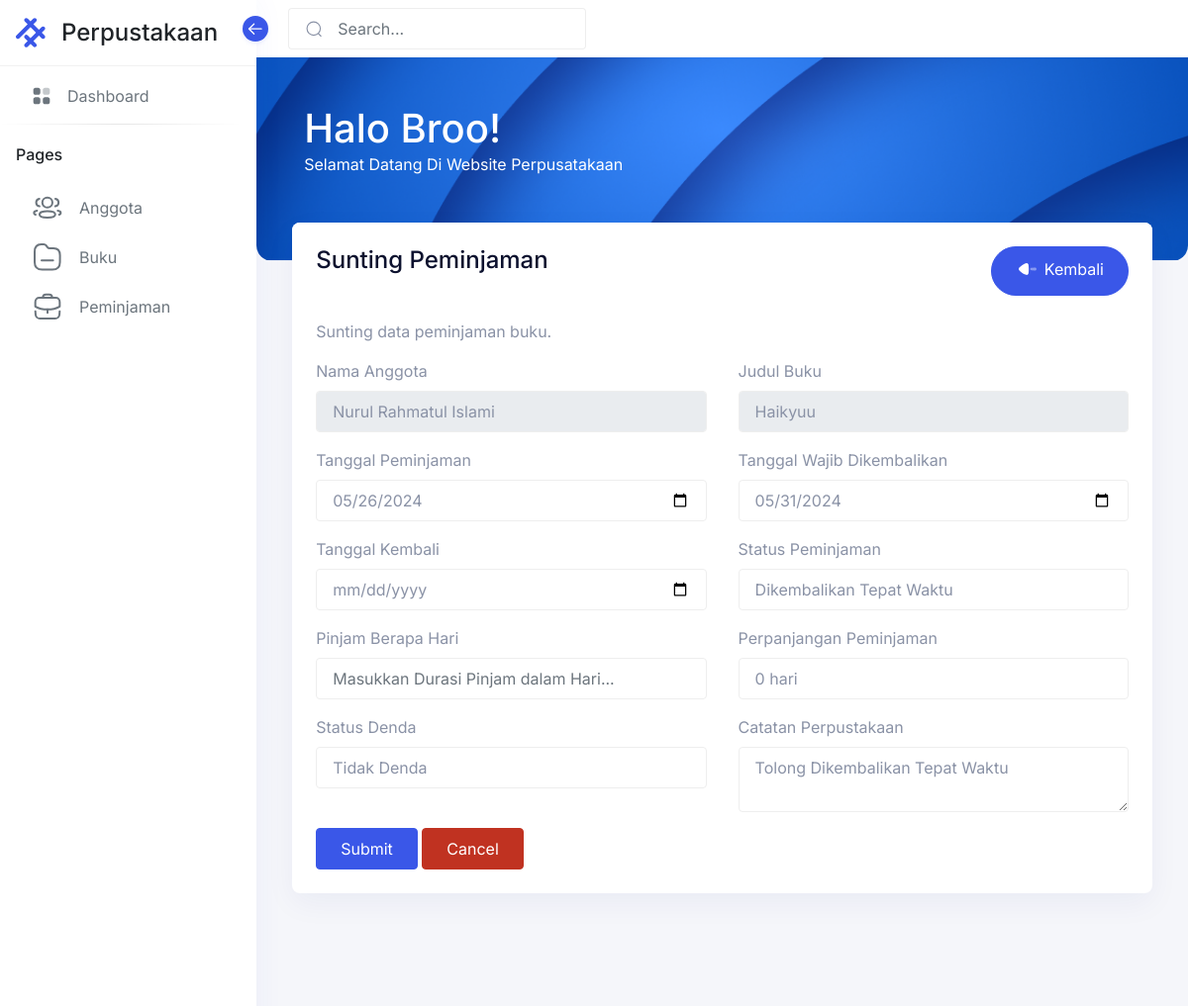
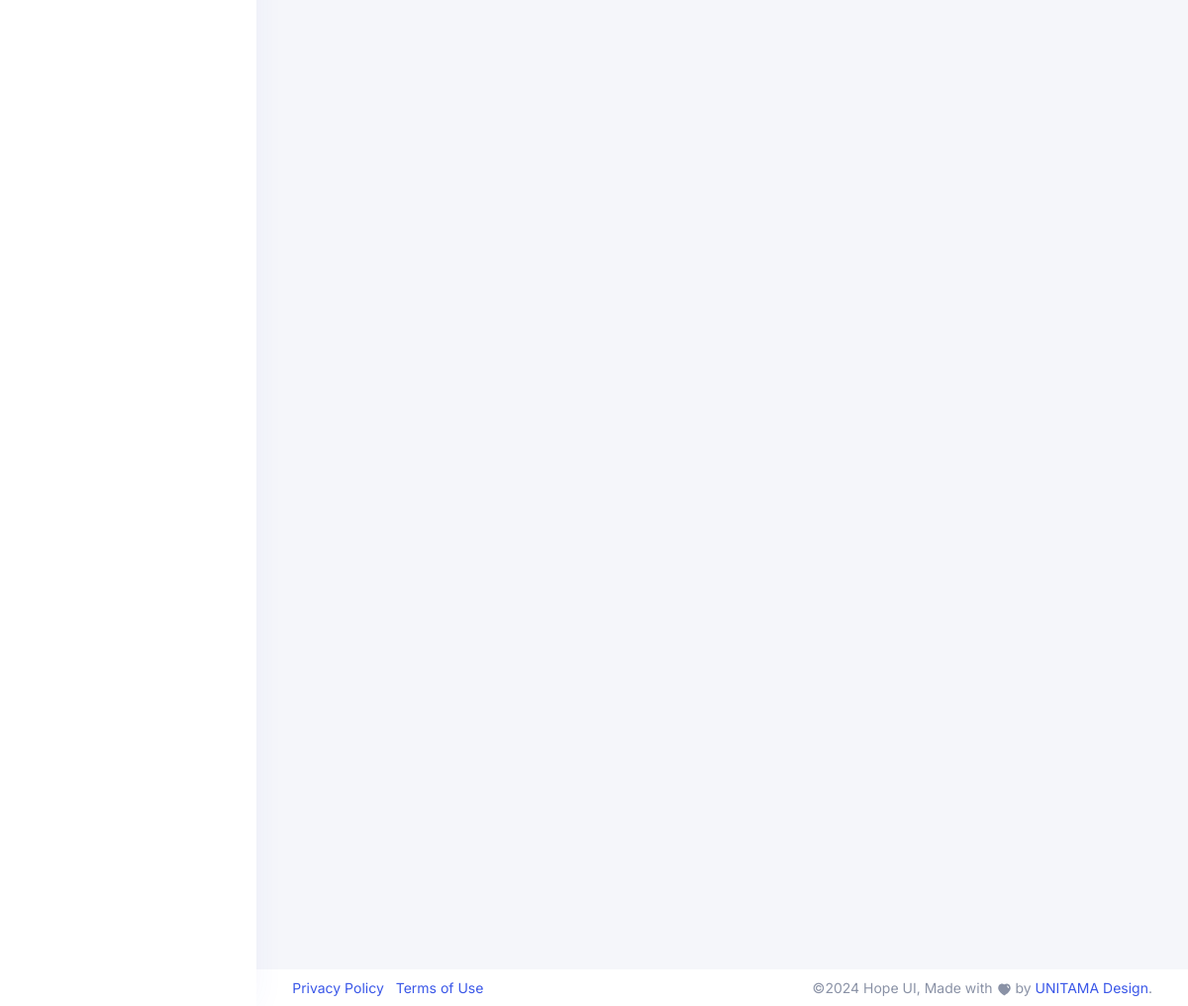
/peminjaman/edit.php?id=4, run on the app's committed database (2 pictures, top to bottom).
### tables this page shows
CREATE TABLE IF NOT EXISTS `peminjaman` (
  `id_peminjaman` int NOT NULL AUTO_INCREMENT,
  `id_anggota` int DEFAULT NULL,
  `id_buku` int DEFAULT NULL,
  `tanggal_peminjaman` date DEFAULT NULL,
  `tanggal_wajib_dikembalikan` date DEFAULT NULL,
  `tanggal_kembali` date DEFAULT NULL,
  `status_peminjaman` enum('Dipinjam','Dikembalikan Tepat Waktu','Terlambat Dikembalikan') DEFAULT NULL,
  `pinjam_berapa_hari` varchar(50) DEFAULT NULL,
  `perpanjangan_peminjaman` varchar(50) DEFAULT NULL,
  `status_denda` enum('Tidak Denda','Kena Denda') DEFAULT NULL,
  `catatan_perpustakaan` text,
  PRIMARY KEY (`id_peminjaman`)
);

CREATE TABLE IF NOT EXISTS `anggota` (
  `id_anggota` int NOT NULL AUTO_INCREMENT,
  `nama` varchar(50) DEFAULT NULL,
  `alamat` text,
  `no_telp` varchar(50) DEFAULT NULL,
  `email` varchar(50) DEFAULT NULL,
  `jenis_kelamin` enum('0','1') DEFAULT NULL,
  PRIMARY KEY (`id_anggota`) USING BTREE
);

CREATE TABLE IF NOT EXISTS `buku` (
  `id_buku` int NOT NULL AUTO_INCREMENT,
  `judul` varchar(255) DEFAULT NULL,
  `penulis` varchar(255) DEFAULT NULL,
  `tahun_terbit` int DEFAULT NULL,
  `genre` varchar(255) DEFAULT NULL,
  `gambar` varchar(255) DEFAULT NULL,
  `isbn` varchar(15) DEFAULT NULL,
  `stok` int DEFAULT NULL,
  PRIMARY KEY (`id_buku`)
);

### peminjaman/edit.php (the view, shortened to what this page needs)
<?php
include "../config/koneksi.php";
$id_peminjaman = isset($_GET['id']) ? $_GET['id'] : 0;
$sql = "SELECT peminjaman.*, buku.judul, anggota.nama FROM peminjaman
        INNER JOIN buku ON buku.id_buku = peminjaman.id_buku
        INNER JOIN anggota ON anggota.id_anggota = peminjaman.id_anggota
        WHERE peminjaman.id_peminjaman = $id_peminjaman";
$query = mysqli_query($koneksi, $sql);
$data = mysqli_fetch_assoc($query);
if ($data) {
    $selected_book_title = $data['judul'];
    $selected_anggota_name = $data['nama'];
    $pinjam_berapa_hari = $data['pinjam_berapa_hari'];
    $tanggal_peminjaman = $data['tanggal_peminjaman'];
    $tanggal_wajib_dikembalikan = $data['tanggal_wajib_dikembalikan'];
    $tanggal_kembali = $data['tanggal_kembali'];
    $status_peminjaman = $data['status_peminjaman'];
    $pinjam_berapa_hari = $data['pinjam_berapa_hari'];
    $perpanjangan_peminjaman = $data['perpanjangan_peminjaman'];
    $status_denda = $data['status_denda'];
    $catatan_perpustakaan = $data['catatan_perpustakaan'];
} else {
    $id_buku = '';
    $selected_book_title = '';
    $id_anggota = '';
    $selected_anggota_name = '';
    $pinjam_berapa_hari = '';
}
?>
<!DOCTYPE html>
<html lang="en">
<?php include "../contents/header.php"; ?>
<body>
    <?php include "../contents/sidebar.php"; ?>
    <main class="main-content">
        <div class="position-relative iq-banner">
            <?php include "../contents/navbar.php" ?>
            <?php include "../contents/navbar-header.php" ?>
        </div>
        <div class="conatiner-fluid content-inner mt-n5 py-0">
            <div class="row">
                <div class="col-sm-12">
                    <div class="card">
                        <div class="card-header d-flex justify-content-between">
                            <div class="header-title">
                                <h4 class="card-title">Sunting Peminjaman</h4>
                            </div>
                            <a class="btn btn-primary rounded-pill" href="../peminjaman">
                                <span class="btn-inner">
                                </span>
                                Kembali
                            </a>
                        </div>
                        <div class="card-body">
                            <p>Sunting data peminjaman buku.</p>
                            <form action="../peminjaman/proses_edit.php" method="POST">
                                <div class="row">
                                    <div class="col-md-6">
                                        <div class="form-group">
                                            <label class="form-label" for="nama_anggota_display">Nama Anggota</label>
                                            <input type="text" class="form-control" id="nama_anggota_display" name="nama_anggota_display" value="<?php echo $selected_anggota_name; ?>" disabled>
                                        </div>
                                    </div>
                                    <div class="col-md-6">
                                        <div class="form-group">
                                            <label class="form-label" for="judul_buku">Judul Buku</label>
                                            <input type="text" class="form-control" id="judul_buku_display" name="judul_buku_display" value="<?php echo $selected_book_title; ?>" disabled>
                                        </div>
                                    </div>
                                </div>
                                <div class="row">
                                    <div class="col-md-6">
                                        <div class="form-group">
                                            <label class="form-label" for="tanggal_peminjaman">Tanggal Peminjaman</label>
                                            <input type="date" class="form-control" id="tanggal_peminjaman" value="<?php echo $tanggal_peminjaman?>" name="tanggal_peminjaman">
                                        </div>
                                    </div>
                                    <div class="col-md-6">
                                        <div class="form-group">
                                            <label class="form-label" for="tanggal_wajib_dikembalikan">Tanggal Wajib Dikembalikan</label>
                                            <input type="date" class="form-control" id="tanggal_wajib_dikembalikan" value="<?php echo $tanggal_wajib_dikembalikan ?>" name="tanggal_wajib_dikembalikan">
                                        </div>
                                    </div>
                                </div>
                                <div class="row">
                                    <div class="col-md-6">
                                        <div class="form-group">
                                            <label class="form-label" for="tanggal_kembali">Tanggal Kembali</label>
                                            <input type="date" class="form-control" id="tanggal_kembali" value="<?php $tanggal_kembali ?>" name="tanggal_kembali">
                                        </div>
                                    </div>
                                    <div class="col-md-6">
                                        <div class="form-group">
                                            <label class="form-label" for="status_peminjaman">Status Peminjaman</label>
                                            <select class="form-control" id="status_peminjaman" name="status_peminjaman">
                                                <option value="<?php echo $status_peminjaman ?>"><?php echo $status_peminjaman ?></option>
                                            </select>
                                        </div>
                                    </div>
                                </div>
                                <div class="row">
                                    <div class="col-md-6">
                                        <div class="form-group">
                                            <label class="form-label" for="pinjam_berapa_hari">Pinjam Berapa Hari</label>
                                            <input type="text" class="form-control" id="pinjam_berapa_hari" name="pinjam_berapa_hari" value="<?php echo $pinjam_berapa_hari; ?>" placeholder="Masukkan Durasi Pinjam dalam Hari...">
                                        </div>
                                    </div>
                                    <div class="col-md-6">
                                        <div class="form-group">
                                            <label class="form-label" for="perpanjangan_peminjaman">Perpanjangan Peminjaman</label>
                                            <input type="text" class="form-control" id="perpanjangan_peminjaman" name="perpanjangan_peminjaman" value="<?php echo $perpanjangan_peminjaman ?>" placeholder="Masukkan Jumlah Perpanjangan dalam Hari...">
                                        </div>
                                    </div>
                                </div>
                                <div class="row">
                                    <div class="col-md-6">
                                        <div class="form-group">
                                            <label class="form-label" for="status_denda">Status Denda</label>
                                            <select class="form-control" id="status_denda" name="status_denda">
                                                <option value="<?php echo $status_denda ?>"><?php echo $status_denda ?></option>
                                            </select>
                                        </div>
                                    </div>
                                    <div class="col-md-6">
                                        <div class="form-group">
                                            <label class="form-label" for="catatan_perpustakaan">Catatan Perpustakaan</label>
                                            <textarea class="form-control" id="catatan_perpustakaan" name="catatan_perpustakaan"placeholder="Masukkan Catatan Perpustakaan..."><?php echo $catatan_perpustakaan ?> </textarea>
                                        </div>
                                    </div>
                                </div>
                                <button type="submit" name="submit" class="btn btn-primary">Submit</button>
                                <button type="reset" class="btn btn-danger">Cancel</button>
                            </form>
                        </div>
                    </div>
                </div>
            </div>
        </div>
        <?php include "../contents/footer.php" ?>
    </main>
</body>
</html>

### contents/header.php (shortened to what this page needs)
<head>
    <link rel="stylesheet" href="../assets/css/core/libs.min.css">
    <link rel="stylesheet" href="../assets/vendor/aos/dist/aos.css">
    <link rel="stylesheet" href="../assets/css/hope-ui.min.css?v=4.0.0">
    <link rel="stylesheet" href="../assets/css/custom.min.css?v=4.0.0">
    <link rel="stylesheet" href="../assets/css/dark.min.css">
    <link rel="stylesheet" href="../assets/css/customizer.min.css">
    <link rel="stylesheet" href="../assets/css/rtl.min.css">
</head>

### contents/sidebar.php (shortened to what this page needs)
<?php
    $apk = $_SERVER['SCRIPT_NAME'];
?>
<aside class="sidebar sidebar-default sidebar-white sidebar-base navs-rounded-all ">
    <div class="sidebar-header d-flex align-items-center justify-content-start">
        <a href="../dashboard/index.php" class="navbar-brand">
            <div class="logo-main">
                <div class="logo-normal">
                </div>
            </div>
            <h4 class="logo-title">Perpustakaan</h4>
        </a>
        <div class="sidebar-toggle" data-toggle="sidebar" data-active="true">
            <i class="icon">
            </i>
        </div>
    </div>
    <div class="sidebar-body pt-0 data-scrollbar">
        <div class="sidebar-list">
            <ul class="navbar-nav iq-main-menu" id="sidebar-menu">
                <li class="nav-item">
                    <a class="nav-link <?php echo ($apk =="/perpustakaan/dashboard/index.php" ) ? 'active' : ''; ?>" aria-current="page" href="../dashboard">
                        <i class="icon">
                        </i>
                        <span class="item-name">Dashboard</span>
                    </a>
                </li>
                <li>
                    <hr class="hr-horizontal">
                </li>
                <li class="nav-item static-item">
                    <a class="nav-link static-item disabled" href="#" tabindex="-1">
                        <span class="default-icon">Pages</span>
                    </a>
                </li>
                <li class="nav-item">
                    <a class="nav-link <?php echo ($apk == "/perpustakaan/anggota/index.php" || $apk == "/perpustakaan/anggota/tambah.php" || $apk == "/perpustakaan/anggota/edit.php" ) ? 'active' : ''; ?>" href="../anggota">
                        <i id="svg-container-2">
                        </i>
                        <span class="item-name">Anggota</span>
                    </a>
                </li>
                <li class="nav-item">
                    <a class="nav-link <?php echo ($apk == "/perpustakaan/buku/index.php" || $apk == "/perpustakaan/buku/tambah.php" || $apk == "/perpustakaan/buku/edit.php" ) ? 'active' : ''; ?>" href="../buku">
                        <i id="svg-container-50">
                        </i>
                        <span class="item-name">Buku</span>
                    </a>
                </li>
                <li class="nav-item">
                    <a class="nav-link <?php echo ($apk == "/uts-akbar/peminjaman/index.php" ) ? 'active' : ''; ?>" href="../peminjaman">
                        <i id="svg-container-101">
                        </i>
                        <span class="item-name">Peminjaman</span>
                    </a>
                </li>
            </ul>
        </div>
    </div>
</aside>

### contents/navbar.php (shortened to what this page needs)
<nav class="nav navbar navbar-expand-lg navbar-light iq-navbar">
          <div class="container-fluid navbar-inner">
            <div class="input-group search-input">
              <span class="input-group-text" id="search-input">
              </span>
              <input type="search" class="form-control" placeholder="Search...">
            </div>
          </div>
        </nav>

### contents/navbar-header.php (shortened to what this page needs)
<div class="iq-navbar-header" style="height: 215px;">
            <div class="container-fluid iq-container">
               <div class="row">
                  <div class="col-md-12">
                     <div class="flex-wrap d-flex justify-content-between align-items-center">
                        <div>
                           <h1>Halo Broo!</h1>
                           <p>Selamat Datang Di Website Perpusatakaan </p>
                        </div>
                     </div>
                  </div>
               </div>
            </div>
            <div class="iq-header-img">
               <img src="../assets/images/dashboard/top-header.png" alt="header" class="theme-color-default-img img-fluid w-100 h-100 animated-scaleX">
            </div>
         </div>

### contents/footer.php (shortened to what this page needs)
<footer class="footer">
        <div class="footer-body">
            <ul class="left-panel list-inline mb-0 p-0">
                <li class="list-inline-item"><a href="">Privacy Policy</a></li>
                <li class="list-inline-item"><a href="">Terms of Use</a></li>
            </ul>
            <div class="right-panel">
                © Hope UI, Made with
                <span class="">
                </span> by <a href="https://unitama.ac.id/">UNITAMA Design</a>.
            </div>
        </div>
    </footer>

### contents/header.php (style rules this page uses)
[data-scrollbar] { display: block; position: relative; }

### data on the page
peminjaman: nama_anggota_display "Nurul Rahmatul Islami", judul_buku_display "Haikyuu", tanggal_peminjaman "05/26/2024", tanggal_wajib_dikembalikan "05/31/2024", status_peminjaman "Dikembalikan Tepat Waktu", perpanjangan_peminjaman "0 hari", status_denda "Tidak Denda", catatan_perpustakaan "Tolong Dikembalikan Tepat Waktu"
